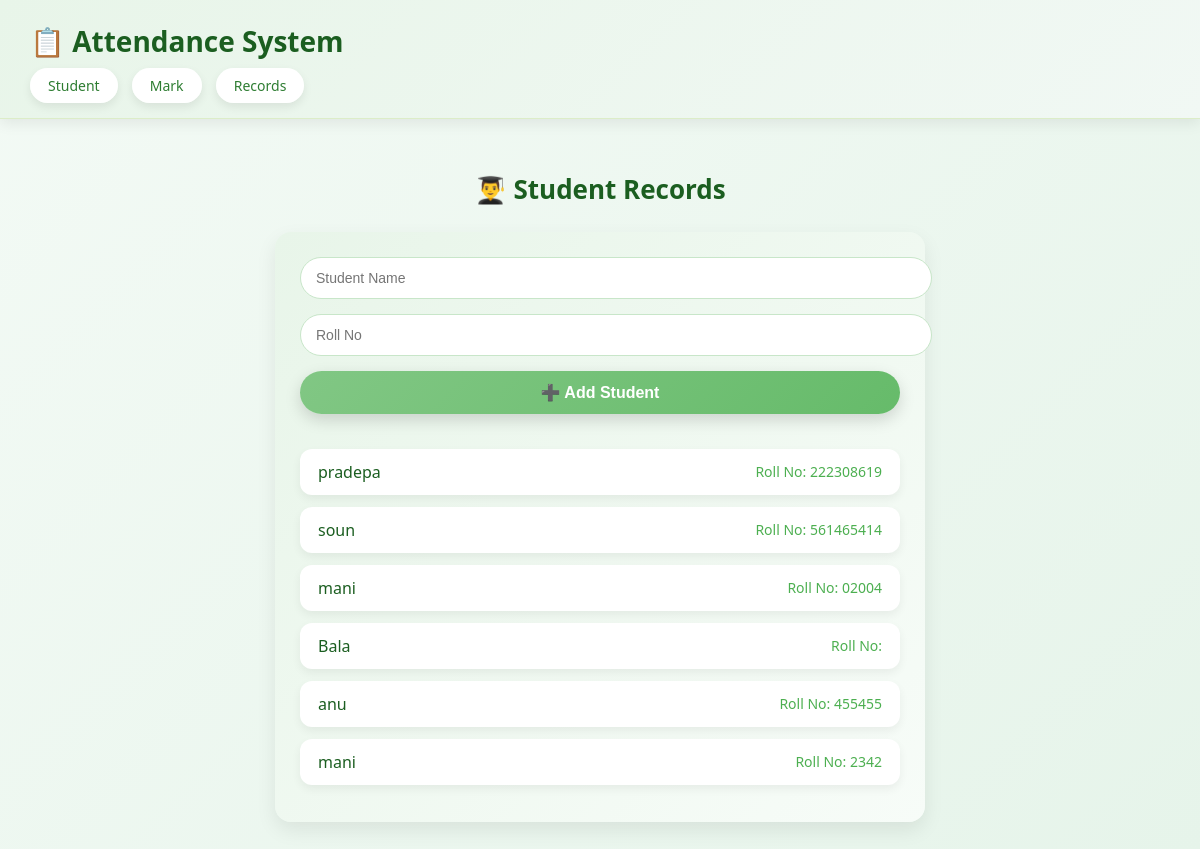
The page / on the database its author committed.
### attendance_system/models.py (models this page shows, shortened)
class Student(models.Model):
    name=models.CharField(max_length=100)
    roll_no=models.CharField(max_length=20,unique=True)

### attendance_system/views.py (the view)
# urls.py: path('',views.student_list,name='students'),
def student_list(request):
    if request.method == "POST":
        Student.objects.create(
            name=request.POST['name'],
            roll_no=request.POST['roll']
              )
        return redirect('students')
    students = Student.objects.all()
    return render(request, 'attendance/student_list.html', {'students': students})

### attendance_system/templates/attendance/student_list.html (shortened to what this page needs)
{% extends 'attendance/base.html' %}
{% block content %}
<h2 class="student-title">👨‍🎓 Student Records</h2>
<form method="post" class="student-form-card">
    <input type="text" name="name" placeholder="Student Name" required>
    <input type="text" name="roll" placeholder="Roll No" required>
    <button type="submit" class="add-btn">➕ Add Student</button>
    <div class="student-list">
        {% for s in students %}
            <div class="student-row">
                <span class="student-name">{{ s.name }}</span>
                <span class="student-roll">Roll No: {{ s.roll_no }}</span>
            </div>
        {% empty %}
            <p class="empty-msg">No students added yet</p>
        {% endfor %}
    </div>
</form>
{% endblock %}

### attendance_system/templates/attendance/base.html (style rules this page uses)
body { margin: 0; font-family: 'Segoe UI', sans-serif; background: linear-gradient(135deg, #f3faf5, #e6f4ea); color: #1b5e20; }

### attendance_system/templates/attendance/student_list.html (style rules this page uses)
.student-title { text-align: center; font-size: 26px; color: #1b5e20; margin-bottom: 25px; }
.student-form-card { max-width: 600px; margin: auto; background: linear-gradient(135deg, #e8f5e9, #f7fcf8); padding: 25px; border-radius: 16px; box-shadow: 0 8px 20px rgba(0,0,0,0.08); }
.student-form-card input[type="text"] { width: 100%; padding: 12px 15px; margin-bottom: 15px; border-radius: 30px; border: 1px solid #c8e6c9; outline: none; font-size: 14px; }
.add-btn { width: 100%; padding: 12px; border: none; border-radius: 30px; background: linear-gradient(135deg, #81c784, #66bb6a); color: #ffffff; font-size: 16px; font-weight: 600; cursor: pointer; margin-bottom: 25px; box-shadow: 0 6px 16px rgba(0,0,0,0.15); transition: all 0.25s ease; }
.student-list { margin-top: 10px; }
.student-row { display: flex; justify-content: space-between; align-items: center; padding: 12px 18px; margin-bottom: 12px; background: #ffffff; border-radius: 12px; box-shadow: 0 4px 10px rgba(0,0,0,0.06); }
.student-name { font-weight: 500; color: #1b5e20; }
.student-roll { color: #4caf50; font-size: 14px; }

### rows shown on the page
Student: name "pradepa", roll_no "222308619"
Student: name "soun", roll_no "561465414"
Student: name "mani", roll_no "02004"
Student: name "Bala"
Student: name "anu", roll_no "455455"
Student: name "mani", roll_no "2342"
